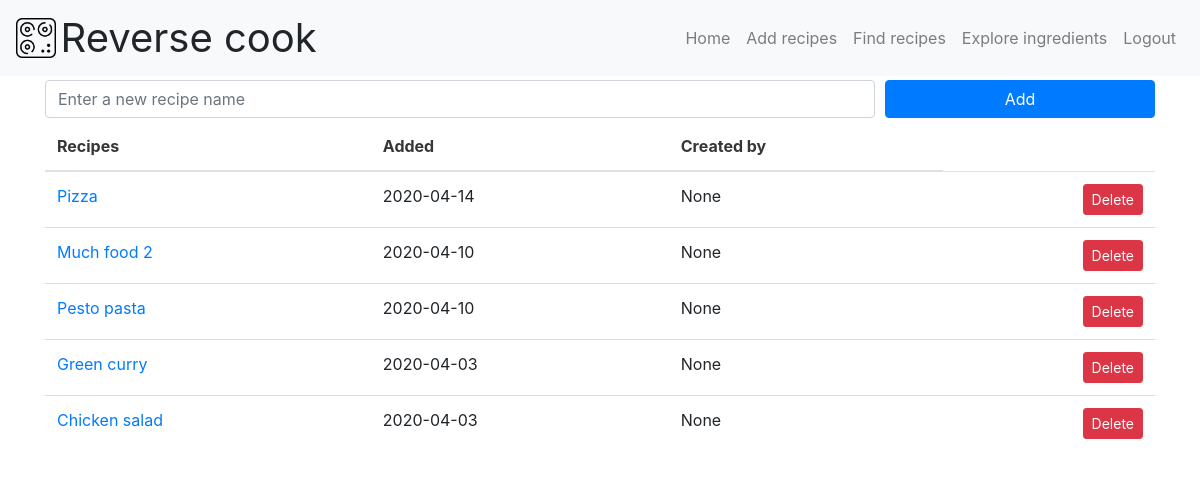
Page /add_recipe (signed in) on the earlier database version.
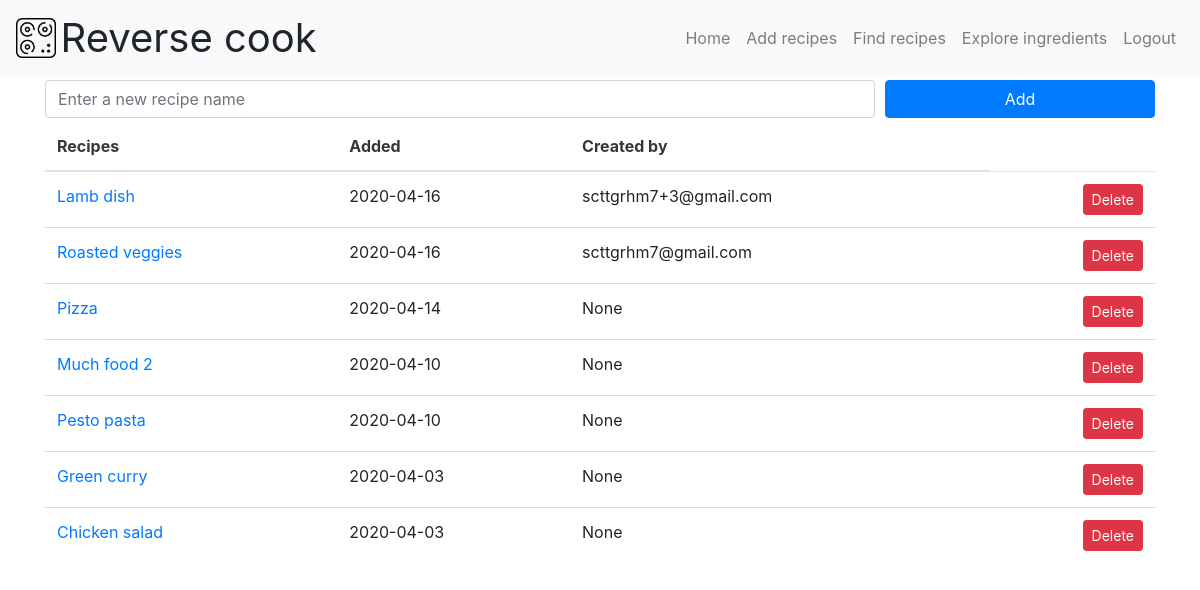
Same page on the later database version.
### app.py (models this page shows, shortened)
class Recipe(db.Model):
	id = db.Column(db.Integer, primary_key=True)
	name = db.Column(db.String(128), nullable=False)
	created_at = db.Column(db.DateTime, nullable=False,
		default=datetime.utcnow)
	recipeingredient = db.relationship('RecipeIngredient', backref='recipe',\
		lazy=True)
	created_by = db.Column(db.String(100), default=None)
	is_public = db.Column(db.Boolean, default=True)

### app.py (the view)
@app.route('/add_recipe', methods=['GET', 'POST'])
@login_required
def add_recipe():
	if request.method == 'POST':
		name = request.form['name']
		created_by = current_user.email
		new_stuff = Recipe(name=name, created_by=created_by)
		try:
			db.session.add(new_stuff)
			db.session.commit()
			return redirect('/add_recipe')
		except:
			return "There was a problem adding a new recipe."
	else:
		recipes = Recipe.query.order_by(Recipe.created_at.desc()).all()
		return render_template('add_recipe.html', recipes=recipes)

### app.py (called while the page is built)
@login_manager.user_loader
def load_user(user_id):
    return User.query.get(int(user_id))

### templates/add_recipe.html
{% extends 'base.html' %}
{% block content %}
<div class="container">
	{% include 'snippets/form.html' %}
	{% if recipes|length < 1 %}
	<p>There is nothing to cook for now :(</p>
	{% else %}
	<table class="table">
		<thead>
			<tr>
				<th>Recipes</th>
				<th>Added</th>
				<th>Created by</th>
			</tr>
		</thead>
		<tbody>
			{% for recipe in recipes %}
			<tr>
				<td><a href="/update/{{ recipe.id }}">{{ recipe.name }}</a></td>
				<td>{{ recipe.created_at.date() }}</td>
				<td>{{ recipe.created_by }}</td>
				<td class="text-right"><a class="btn btn-danger btn-sm" href="/delete/{{ recipe.id }}" role="button">Delete</a></td>
			</tr>
			{% endfor %}
		</tbody>
	</table>
	{% endif %}
</div>
{% endblock content %}

### templates/base.html (shortened to what this page needs)
<!DOCTYPE html>
<html lang="en">
<head>
  <link rel="stylesheet" href="https://cdnjs.cloudflare.com/ajax/libs/bulma/0.7.2/css/bulma.min.css" />
  <link rel="stylesheet" href="https://stackpath.bootstrapcdn.com/bootstrap/4.3.1/css/bootstrap.min.css">
  <link rel="stylesheet" href="{{ url_for('static', filename='css/main.css') }}">
</head>
<body>
  {% include 'snippets/home_title.html' %}
  {% block content %}{% endblock content %}
</body>
</html>

### templates/snippets/home_title.html (shortened to what this page needs)
<nav id="nav-bar" class="navbar navbar-expand-lg navbar-light bg-light">
	<div onclick="location.href='/';" style="cursor: pointer;" class="site-header">
		<img id="kitchen-logo" src="../../static/img/kitchen.png" alt="kitchen.png">
		<div id="site-header">Reverse cook</div>
	</div>
  <div class="collapse navbar-collapse" id="navbarSupportedContent">
    <ul id="expanded-options" class="nav navbar-nav navbar-right">
      {% if current_user.is_authenticated %}
      <li class="nav-item">
        <a class="nav-link" href="/profile">Home</a>
      </li>
      <li class="nav-item">
        <a class="nav-link" href="/add_recipe">Add recipes</a>
      </li>
       <li class="nav-item">
        <a class="nav-link" href="/find_recipes">Find recipes</a>
      </li>
      <li class="nav-item">
        <a class="nav-link" href="/explore_ingredients">Explore ingredients</a>
      </li>
      <li class="nav-item">
        <a class="nav-link" href="/logout">Logout</a>
      </li>
      {% endif %}
    </ul>
  </div>
</nav>

### templates/snippets/form.html (shortened to what this page needs)
<form action="/add_recipe" method="POST">
	<div class="form-row">
		<div class="col-sm-9 my-1">
			<input type="text" class="form-control" name="name" id="newStuff" placeholder="Enter a new recipe name">
		</div>
		<div class = "col-sm-3 my-1">
			<button type="submit" class="btn btn-primary btn-block">Add</button>
		</div>
	</div>
</form>

### static/css/main.css (style rules this page uses)
body, html { background: #FFFFFF; height: 100%; margin: 0; }
#site-header { display: inline-block; font-family: -apple-system,BlinkMacSystemFont,"Segoe UI",Roboto,"Helvetica Neue",Arial,"Noto Sans",sans-serif,"Apple Color Emoji","Segoe UI Emoji","Segoe UI Symbol","Noto Color Emoji"; font-size: 2.5rem; vertical-align: middle; }
#kitchen-logo { width: 40px; }
#expanded-options { margin-left: 4em; }
.navbar-right { margin-left:auto !important; }

Differences in the rows shown:
added Recipe: name "Lamb dish", created_at "2020-04-16", created_by "scttgrhm7+3@gmail.com"
added Recipe: name "Roasted veggies", created_at "2020-04-16", created_by "scttgrhm7@gmail.com"
